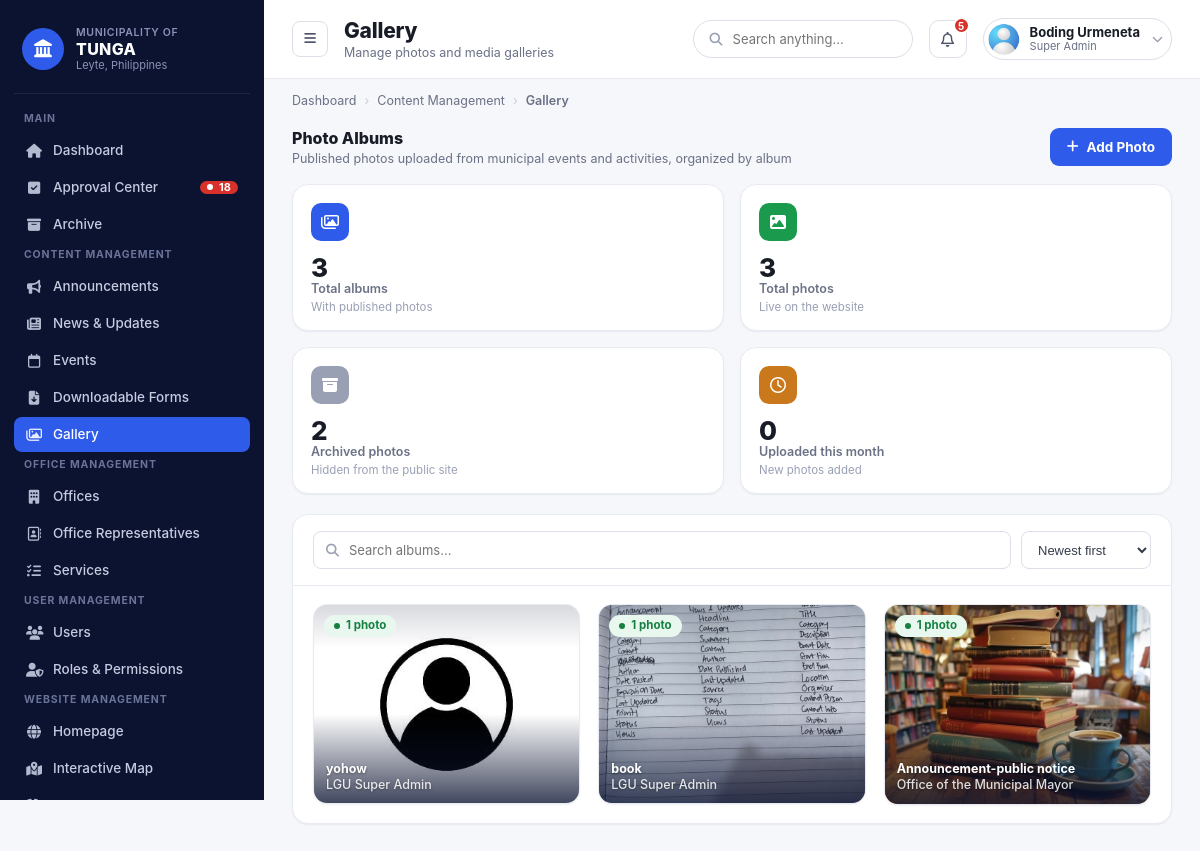
/super-admin/Admin-Gallery/ (signed in), run on the app's committed database.
### office_dashboard/models.py (models this page shows, shortened)
class Album(models.Model):
    representative = models.ForeignKey(
        OfficeRepresentative,
        on_delete=models.CASCADE,
        related_name="albums"
    )
    name = models.CharField(max_length=150)
    description = models.CharField(max_length=255, blank=True)
    created_at = models.DateTimeField(auto_now_add=True)
    class Meta:
        ordering = ["name"]

class Photo(models.Model):
    STATUS_CHOICES = [
        ("pending", "Pending Approval"),
        ("published", "Published"),
        ("reject", "Reject"),
        ("returned", "Returned"),
        ("archive", "Archived"),
    ]
    representative = models.ForeignKey(
        OfficeRepresentative,
        on_delete=models.CASCADE,
        related_name="photos"
    )
    album = models.ForeignKey(
        Album,
        on_delete=models.SET_NULL,
        related_name="photos",
        null=True,
        blank=True,
    )
    title = models.CharField(max_length=255)
    image = models.ImageField(upload_to="gallery/")
    status = models.CharField(max_length=20, choices=STATUS_CHOICES, default="pending")
    admin_note = models.TextField(blank=True)
    last_updated = models.DateTimeField(auto_now=True)
    created_at = models.DateTimeField(auto_now_add=True)

### admin_dashboard/views.py (the view)
# urls.py: path('Admin-Gallery/', views.admin_gallery, name='ad_gallery'),
@super_admin_required
def admin_gallery(request):
    albums = (Album.objects
              .annotate(photo_count=Count('photos', filter=Q(photos__status='published')))
              .filter(photo_count__gt=0)
              .select_related('representative__office'))
    q = request.GET.get('q', '').strip()
    if q:
        albums = albums.filter(name__icontains=q)
    sort = request.GET.get('sort', 'newest')
    if sort == 'oldest':
        albums = albums.order_by('created_at')
    elif sort == 'photos':
        albums = albums.order_by('-photo_count')
    elif sort == 'name':
        albums = albums.order_by('name')
    else:
        albums = albums.order_by('-created_at')
    albums = list(albums)
    for a in albums:
        a.published_cover = a.photos.filter(status='published').order_by('-created_at').first()
    published_photos = Photo.objects.filter(status='published')
    month_start = timezone.now().replace(day=1, hour=0, minute=0, second=0, microsecond=0)
    albums_by_office = {}
    for rep in OfficeRepresentative.objects.select_related('office').prefetch_related('albums'):
        albums_by_office[str(rep.office_id)] = [{"id": a.id, "name": a.name} for a in rep.albums.all()]
    lgu_rep = OfficeRepresentative.objects.filter(office__slug='lgu-super-admin').prefetch_related('albums').first()
    albums_by_office['super_admin'] = [{"id": a.id, "name": a.name} for a in lgu_rep.albums.all()] if lgu_rep else []
    return render(request, "admin_dashboard/super-admin-gallery.html", {
        "albums": albums,
        "total_albums": len(albums),
        "total_photos": published_photos.count(),
        "archived_photos": Photo.objects.filter(status='archive').count(),
        "recent_photos": published_photos.filter(created_at__gte=month_start).count(),
        "current_q": q,
        "current_sort": sort,
        "albums_by_office": albums_by_office,
        "offices_with_reps": Office.objects.exclude(slug=LGU_SUPER_ADMIN_SLUG).filter(representative__isnull=False).order_by('name'),
    })

### admin_dashboard/context_processors.py (called while the page is built)
def site_contact_info(request):
    return {"site_contact": SiteContactInfo.get_solo()}

def is_super_admin(request):
    if not request.user.is_authenticated:
        return {"is_super_admin": False}
    return {"is_super_admin": SuperAdmin.objects.filter(user=request.user).exists()}

### admin_dashboard/models.py (called while the page is built)
    @classmethod
    def get_solo(cls):
        obj, _ = cls.objects.get_or_create(pk=1, defaults={
            'phone': '(053) 456 789',
            'phone_local': 'Local 100',
            'email': 'tunga@gmail.com',
            'email_secondary': 'info@tunga.gov.ph',
            'address': '2nd Floor, Municipal Hall, Tunga, Leyte',
            'facebook_name': 'Municipality of Tunga - Official',
            'office_hours': 'Monday – Friday, 8:00 AM – 5:00 PM',
        })
        return obj

### admin_dashboard/views.py (called while the page is built)
def super_admin_required(view_func):
    @wraps(view_func)
    @login_required
    def wrapper(request, *args, **kwargs):
        if not SuperAdmin.objects.filter(user=request.user).exists():
            messages.error(request, "You don't have access to the Super Admin dashboard.")
            return redirect("home")
        return view_func(request, *args, **kwargs)
    return wrapper

### templates/admin_dashboard/super-admin-gallery.html (shortened to what this page needs)
{% extends "super-admin-base.html" %}
{% load static %}
{% block body_page %}gallery{% endblock %}
{% block page_title %}Gallery{% endblock %}
{% block page_subtitle %}Manage photos and media galleries{% endblock %}
{% block breadcrumbs %}<span>Dashboard</span><span class="sep">›</span><span>Content Management</span><span class="sep">›</span><span class="current">Gallery</span>{% endblock %}
{% block content %}
<div style="display:flex;align-items:center;justify-content:space-between;gap:16px;margin-bottom:18px;">
  <div>
    <h2 style="margin:0;font-size:16px;font-weight:800;color:var(--gray-900);">Photo Albums</h2>
    <p style="margin:3px 0 0;font-size:12.5px;color:var(--gray-500);">Published photos uploaded from municipal events and activities, organized by album</p>
  </div>
  <div style="display:flex;gap:10px;">
    <button type="button" class="btn btn-primary" id="open-add-photo"><i class="fa-solid fa-plus"></i> Add Photo</button>
  </div>
</div>
<div class="stat-grid">
  <div class="stat-card">
    <div class="top"><span class="stat-icon blue"><i class="fa-regular fa-images"></i></span></div>
    <div class="stat-value">{{ total_albums }}</div>
    <div class="stat-label">Total albums</div>
    <div class="stat-sub">With published photos</div>
  </div>
  <div class="stat-card">
    <div class="top"><span class="stat-icon green"><i class="fa-solid fa-image"></i></span></div>
    <div class="stat-value">{{ total_photos }}</div>
    <div class="stat-label">Total photos</div>
    <div class="stat-sub">Live on the website</div>
  </div>
  <div class="stat-card">
    <div class="top"><span class="stat-icon gray"><i class="fa-solid fa-box-archive"></i></span></div>
    <div class="stat-value">{{ archived_photos }}</div>
    <div class="stat-label">Archived photos</div>
    <div class="stat-sub">Hidden from the public site</div>
  </div>
  <div class="stat-card">
    <div class="top"><span class="stat-icon amber"><i class="fa-regular fa-clock"></i></span></div>
    <div class="stat-value">{{ recent_photos }}</div>
    <div class="stat-label">Uploaded this month</div>
    <div class="stat-sub">New photos added</div>
  </div>
</div>
<div class="panel">
  <form method="get" class="filters-row">
    <label class="field search"><i class="fa-solid fa-magnifying-glass"></i><input type="text" name="q" value="{{ current_q }}" placeholder="Search albums..." onchange="this.form.submit()"></label>
    <select class="field" name="sort" onchange="this.form.submit()">
      <option value="newest" {% if current_sort == "newest" %}selected{% endif %}>Newest first</option>
    </select>
  </form>
  <div class="panel-body">
    <div class="gallery-grid">
      {% for a in albums %}
      <a class="gallery-item" href="{% url 'admin_dashboard:ad_album_detail' a.id %}" style="display:block;">
        {% if a.published_cover %}
          <img src="{{ a.published_cover.image.url }}" alt="{{ a.name }}">
        {% else %}
          <div class="gallery-item-empty"><i class="fa-solid fa-layer-group"></i></div>
        {% endif %}
        <span class="badge badge-green gi-badge">{{ a.photo_count }} photo{{ a.photo_count|pluralize }}</span>
        <div class="gi-overlay">
          <span class="gi-title">{{ a.name }}</span>
          <span class="gi-title" style="font-weight:500;opacity:.85;">{{ a.representative.office.name }}</span>
        </div>
      </a>
      {% empty %}
      <p style="text-align:center;color:var(--gray-400);padding:24px;grid-column:1/-1;">No published albums yet.</p>
      {% endfor %}
    </div>
  </div>
</div>
{% endblock %}

### templates/super-admin-base.html (shortened to what this page needs)
{% load static %}
<!DOCTYPE html>
<html lang="en">
<head>
<link rel="stylesheet" href="{% static 'css/super_admin_style.css' %}">
<link rel="stylesheet" href="https://cdnjs.cloudflare.com/ajax/libs/font-awesome/6.5.1/css/all.min.css">
</head>
<body data-page="{% block body_page %}dashboard{% endblock %}" data-logout-url="{% url 'logout' %}">
<div class="app-shell">
  <aside class="sidebar" id="sidebar">
    <div class="sidebar-brand">
      <span class="seal"><i class="fa-solid fa-landmark"></i></span>
      <div class="sidebar-brand-text">
        <div class="muni">Municipality of</div>
        <div class="name">TUNGA</div>
        <div class="place">Leyte, Philippines</div>
      </div>
    </div>
    <ul>
      <li class="nav-section-title">Main</li>
      {% url 'admin_dashboard:admin_dash' as dash_url %}
      <li class="nav-item{% if request.path == dash_url %} active{% endif %}"><a href="{{ dash_url }}" style="display:flex;align-items:center;gap:11px;width:100%;color:inherit;"><span class="glyph"><i class="fa-solid fa-house"></i></span> Dashboard</a></li>
      {% url 'admin_dashboard:approval_center' as approval_url %}
      <li class="nav-item{% if request.path == approval_url %} active{% endif %}"><a href="{{ approval_url }}" style="display:flex;align-items:center;gap:11px;width:100%;color:inherit;"><span class="glyph"><i class="fa-solid fa-square-check"></i></span> Approval Center</a> <span class="badge">18</span></li>
      {% url 'admin_dashboard:ad_archive' as archive_url %}
      <li class="nav-item{% if request.path == archive_url %} active{% endif %}"><a href="{{ archive_url }}" style="display:flex;align-items:center;gap:11px;width:100%;color:inherit;"><span class="glyph"><i class="fa-solid fa-box-archive"></i></span> Archive</a></li>
    </ul>
    <ul>
      <li class="nav-section-title">Content Management</li>
      {% url 'admin_dashboard:ad_announcement' as announce_url %}
      <li class="nav-item{% if request.path == announce_url %} active{% endif %}"><a href="{{ announce_url }}" style="display:flex;align-items:center;gap:11px;width:100%;color:inherit;"><span class="glyph"><i class="fa-solid fa-bullhorn"></i></span> Announcements</a></li>
      {% url 'admin_dashboard:ad_news_update' as news_url %}
      <li class="nav-item{% if request.path == news_url %} active{% endif %}"><a href="{{ news_url }}" style="display:flex;align-items:center;gap:11px;width:100%;color:inherit;"><span class="glyph"><i class="fa-solid fa-newspaper"></i></span> News &amp; Updates</a></li>
      {% url 'admin_dashboard:ad_events' as events_url %}
      <li class="nav-item{% if request.path == events_url %} active{% endif %}"><a href="{{ events_url }}" style="display:flex;align-items:center;gap:11px;width:100%;color:inherit;"><span class="glyph"><i class="fa-regular fa-calendar"></i></span> Events</a></li>
      {% url 'admin_dashboard:ad_forms' as forms_url %}
      <li class="nav-item{% if request.path == forms_url %} active{% endif %}"><a href="{{ forms_url }}" style="display:flex;align-items:center;gap:11px;width:100%;color:inherit;"><span class="glyph"><i class="fa-solid fa-file-arrow-down"></i></span> Downloadable Forms</a></li>
      {% url 'admin_dashboard:ad_gallery' as gallery_url %}
      <li class="nav-item{% if request.path == gallery_url %} active{% endif %}"><a href="{{ gallery_url }}" style="display:flex;align-items:center;gap:11px;width:100%;color:inherit;"><span class="glyph"><i class="fa-regular fa-images"></i></span> Gallery</a></li>
    </ul>
    <ul>
      <li class="nav-section-title">Office Management</li>
      {% url 'admin_dashboard:ad_offices' as offices_url %}
      <li class="nav-item{% if request.path == offices_url %} active{% endif %}"><a href="{{ offices_url }}" style="display:flex;align-items:center;gap:11px;width:100%;color:inherit;"><span class="glyph"><i class="fa-solid fa-building"></i></span> Offices</a></li>
      {% url 'admin_dashboard:ad_office_rep' as office_rep_url %}
      <li class="nav-item{% if request.path == office_rep_url %} active{% endif %}"><a href="{{ office_rep_url }}" style="display:flex;align-items:center;gap:11px;width:100%;color:inherit;"><span class="glyph"><i class="fa-regular fa-address-book"></i></span> Office Representatives</a></li>
      {% url 'admin_dashboard:ad_services' as services_url %}
      <li class="nav-item{% if request.path == services_url %} active{% endif %}"><a href="{{ services_url }}" style="display:flex;align-items:center;gap:11px;width:100%;color:inherit;"><span class="glyph"><i class="fa-solid fa-list-check"></i></span> Services</a></li>
    </ul>
    <ul>
      <li class="nav-section-title">User Management</li>
      {% url 'admin_dashboard:ad_users' as users_url %}
      <li class="nav-item{% if request.path == users_url %} active{% endif %}"><a href="{{ users_url }}" style="display:flex;align-items:center;gap:11px;width:100%;color:inherit;"><span class="glyph"><i class="fa-solid fa-users"></i></span> Users</a></li>
      {% url 'admin_dashboard:ad_roles' as roles_url %}
      <li class="nav-item{% if request.path == roles_url %} active{% endif %}"><a href="{{ roles_url }}" style="display:flex;align-items:center;gap:11px;width:100%;color:inherit;"><span class="glyph"><i class="fa-solid fa-user-shield"></i></span> Roles &amp; Permissions</a></li>
    </ul>
    <ul>
      <li class="nav-section-title">Website Management</li>
      {% url 'admin_dashboard:ad_homepage' as homepage_url %}
      <li class="nav-item{% if request.path == homepage_url %} active{% endif %}"><a href="{{ homepage_url }}" style="display:flex;align-items:center;gap:11px;width:100%;color:inherit;"><span class="glyph"><i class="fa-solid fa-globe"></i></span> Homepage</a></li>
      {% url 'admin_dashboard:ad_map' as map_url %}
      <li class="nav-item{% if request.path == map_url %} active{% endif %}"><a href="{{ map_url }}" style="display:flex;align-items:center;gap:11px;width:100%;color:inherit;"><span class="glyph"><i class="fa-solid fa-map-location-dot"></i></span> Interactive Map</a></li>
      {% url 'admin_dashboard:ad_emergency_contact' as emergency_url %}
      <li class="nav-item{% if request.path == emergency_url %} active{% endif %}"><a href="{{ emergency_url }}" style="display:flex;align-items:center;gap:11px;width:100%;color:inherit;"><span class="glyph"><i class="fa-solid fa-phone-volume"></i></span> Emergency Contacts</a></li>
      {% url 'admin_dashboard:ad_web_setting' as websettings_url %}
    </ul>
      {% url 'admin_dashboard:ad_analytics' as analytics_url %}
      {% url 'admin_dashboard:ad_activity_log' as activitylog_url %}
      {% url 'admin_dashboard:ad_system_settings' as systemsettings_url %}
  </aside>
  <div class="main">
    <header class="topbar">
      <div class="topbar-left">
        <button class="menu-btn" onclick="document.getElementById('sidebar').classList.toggle('open')"><i class="fa-solid fa-bars"></i></button>
        <div class="page-heading">
          <h1>{% block page_title %}Dashboard{% endblock %}</h1>
          <p>{% block page_subtitle %}Overview of municipal office activity{% endblock %}</p>
        </div>
      </div>
      <div class="topbar-right">
        <label class="field search" style="display:flex;align-items:center;gap:8px;width:220px;border-radius:999px;padding:9px 16px;color:var(--gray-400);"><i class="fa-solid fa-magnifying-glass"></i><input type="text" placeholder="Search anything..." style="border:0;outline:0;flex:1;font:inherit;background:transparent;color:var(--gray-800);"></label>
        <button class="icon-button"><i class="fa-regular fa-bell"></i><span class="dot">5</span></button>
        <div class="user-chip">
          <img src="{% static 'images/icon/profile_logo.jpeg' %}" alt="">
          <div class="who"><div class="name">{{ request.user.get_full_name|default:request.user.username }}</div><div class="role">Super Admin</div></div>
          <i class="fa-solid fa-chevron-down chev"></i>
        </div>
      </div>
    </header>
    <nav class="breadcrumbs">
      {% block breadcrumbs %}<span class="current">Dashboard</span>{% endblock %}
    </nav>
    <main class="content">
      {% block content %}{% endblock %}
    </main>
  </div>
</div>
</body>
</html>

### data on the page
Album: published_cover.image (picture), photo_count "1"
Album: published_cover.image (picture), photo_count "1"
Album: published_cover.image (picture), photo_count "1"

### other printed values
{{ request.user.get_full_name|default:request.user.username }} "Boding Urmeneta"
{{ total_albums }} "3"
{{ total_photos }} "3"
{{ archived_photos }} "2"
{{ recent_photos }} "0"
